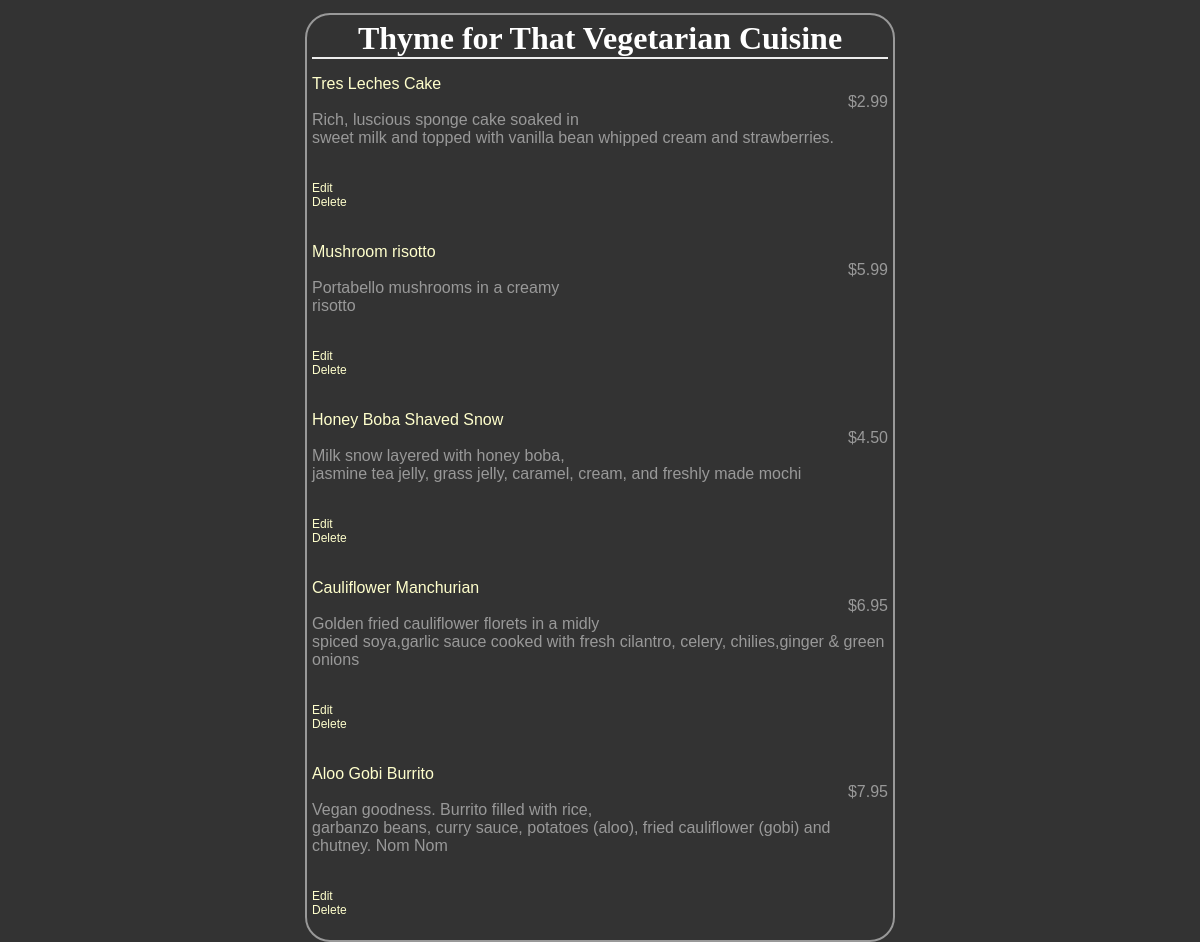
/restaurants/5/, run on the app's committed database.
### database_setup.py (models this page shows, shortened)
class Restaurant(Base):
	__tablename__ = 'restaurant'
	id = Column(Integer, primary_key = True)
	name = Column(String(80),nullable = False)

class MenuItem(Base):
	__tablename__ = 'menu_item'
	name = Column(String(80),nullable = False)
	id = Column(Integer, primary_key = True)
	course = Column(String(250))
	description = Column(String(250))
	price = Column(String(8))
	restaurant_id = Column(Integer, ForeignKey('restaurant.id'))
	restaurant = relationship(Restaurant)

### project.py (the view)
@app.route('/')
@app.route('/restaurants/<int:restaurant_id>/')
def restaurantMenu(restaurant_id):
    restaurant = session.query(Restaurant).filter_by(id=restaurant_id).one()
    items = session.query(MenuItem).filter_by(restaurant_id=restaurant.id)
    return render_template('menu.html', restaurant=restaurant, items=items)

### templates/menu.html (shortened to what this page needs)
<html>
<head>
	<link rel=stylesheet type=text/css href="{{ url_for('static', filename='style.css') }}">
	</head>
	<body>
	<div class = 'pane'>
		<div class = 'header'>
		<h1>{{restaurant.name}}</h1>
		</div>
{% for i in items %}
	<div class= 'nameAndPrice'>
		<span class= 'name'><p>{{i.name}}</p></span>
		<span class= 'price'><p>{{i.price}}</p></span>
	</div>
	<div class='description'>
		<p>{{i.description}}</p>
	</div>
	<div class='editdeletepane'>
		<a href="{{url_for('editMenuItem', restaurant_id = restaurant.id, MenuID = i.id) }}">Edit</a>
		<a href="{{url_for('deleteMenuItem', restaurant_id = restaurant.id, menu_id = i.id) }}">Delete</a>
	</div>
{% endfor %}
	</div>
</body>
</html>

### static/style.css (style rules this page uses)
body { font-family: sans-serif; background-image: url('img3.jpg'); background-color: #333333 }
h1, h2, h3, h4 { color: #FFFFFF; }
h1, h2 { font-family: 'Georgia', serif; margin: 0; }
h1 { border-bottom: 2px solid #eee; }
a { text-decoration: none; color: #FFFFCC; font-size: .75em; }
.pane { position:absolute; left: 25%; right: 25%; border: 2px solid; border-radius: 25px; padding: 5px; margin: 5px; border-color: #999999; background-color: #333333 }
.header { left:50%; text-align: center; }
.name { width:50%;display: inline-block; float: left; color:#FFFFCC }
.description { color: #999999; }
.price { text-align: right; width:50%; float: right; color: #999999; }
.editdeletepane { color: #FFFFCC; }

### data on the page
Restaurant: name "Thyme for That Vegetarian Cuisine"
MenuItem: name "Tres Leches Cake", price "$2.99", description "Rich, luscious sponge cake soaked in sweet milk and topped with vanilla bean whipped cream and strawberries."
MenuItem: name "Mushroom risotto", price "$5.99", description "Portabello mushrooms in a creamy risotto"
MenuItem: name "Honey Boba Shaved Snow", price "$4.50", description "Milk snow layered with honey boba, jasmine tea jelly, grass jelly, caramel, cream, and freshly made mochi"
MenuItem: name "Cauliflower Manchurian", price "$6.95", description "Golden fried cauliflower florets in a midly spiced soya,garlic sauce cooked with fresh cilantro, celery, chilies,ginger & green onions"
MenuItem: name "Aloo Gobi Burrito", price "$7.95", description "Vegan goodness. Burrito filled with rice, garbanzo beans, curry sauce, potatoes (aloo), fried cauliflower (gobi) and chutney. Nom Nom"
